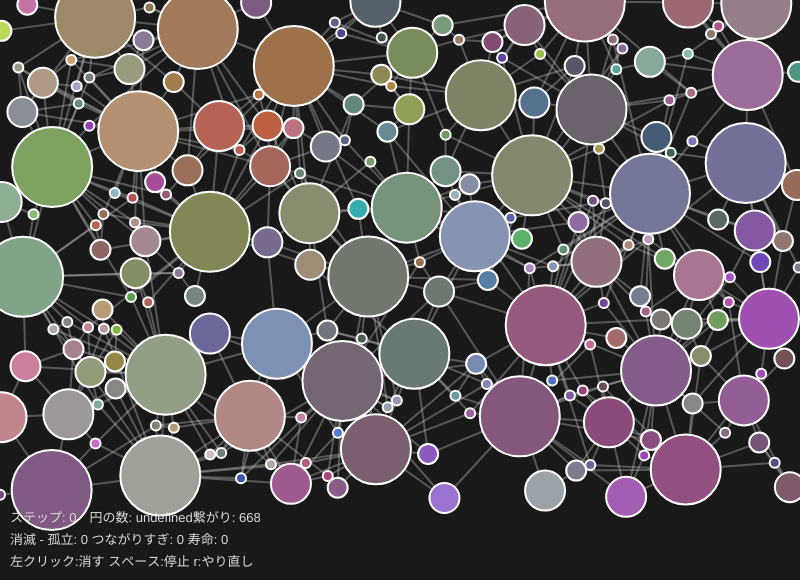
Frame 1 (no input)
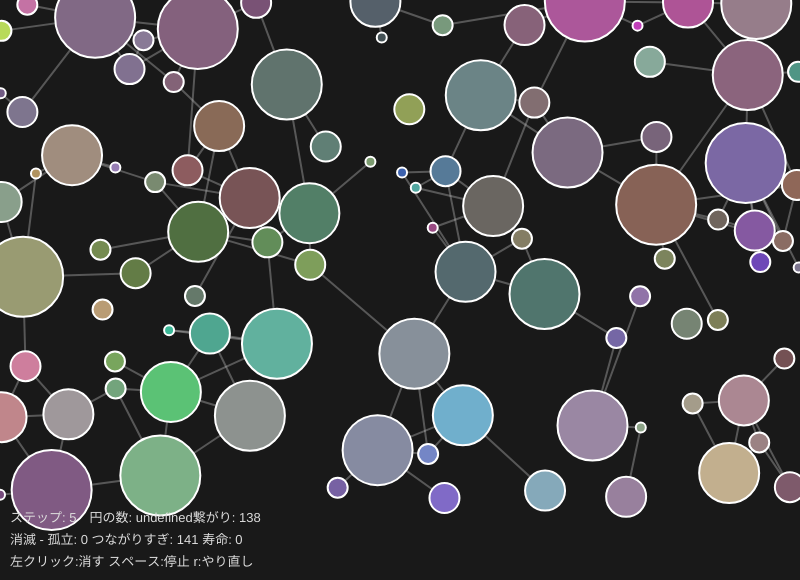
Frame 60 (no input)
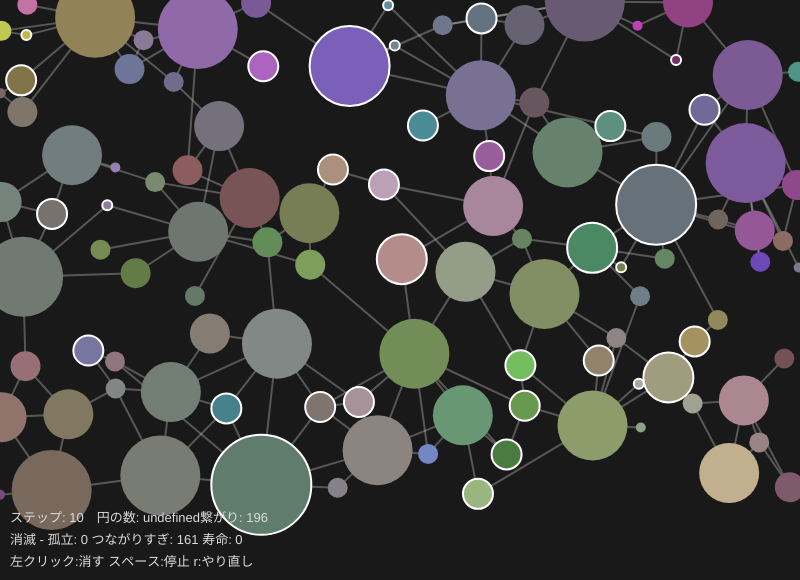
Frame 120 (the mouse pressed at the canvas centre since frame 60)

The p5.js sketch that drew these frames (run headless with seeded random() and noise() and a simulated clock; from frame 60 on, the mouse is pressed at the canvas centre):

// p5.js sketch
// ── sketch.js
const unit = 5;
const height = 500;
const baby = 5;
const maxCircles = 400;
 let circles;
let links;
let paused = false;
let stepCount;
let diedLonely;
let diedOverloaded;
let diedOld;

function setup(){
  createCanvas(800, height + 80);
  resetWorld();
}

function resetWorld(){
  circles =[];
  links = [];
  stepCount = 0;
  diedLonely = 0;
  diedOverloaded = 0;
  diedOld = 0;

  for(let i = 0; i < 50; i++){
    addCircleRandom();
  }
}

function addCircle(x,y,r){
  const c = {x: x, y: y, r: r, cr: 0, cg: 0, cb: 0, count: 0, age: 0, life: random(50,100), dead: false };
// cという円の中心座標、色、寿命などを規定する箱データでc.x,c.cbなどで呼び出して中身は後から決める

let sumR = 0;
let sumG = 0; 
let sumB = 0;
let n = 0;
const neighbors = [];

for(let i = 0; i < circles.length; i++){
  const o = circles[i];　
  const d = dist(c.x, c.y, o.x, o.y);
  // i番目の円の要素をoとおいてc.x同様に円の要素の具体値を考えられる。cは新たな円。oは既存の縁のどれか。dは円c,oの中心距離
  const rmax = max(c.r, o.r)
  const near = 2 * rmax * unit;
  const far = 3 * rmax * unit;
  const exfar = 4 * rmax * unit;

  if(d < near || (d < far && random(0,1) < 0.5) || (d < exfar && random(0,1) < 0.3)){
    links.push({a: c, b: o});
    sumR += o.cr;
    sumG += o.cg;
    sumB += o.cb;
    n++;
    neighbors.push(o);
  }
}

  const rndR = random(0,255);
  const rndG = random(0,255);
  const rndB = random(0,255);

  if(n === 0){
    c.cr = rndR;
    c.cg = rndG;
    c.cb = rndB;
  } else{
    c.cr = ((sumR / n) + rndR) / 2;
    c.cg = ((sumG / n) + rndG) / 2;
    c.cb = ((sumB / n) + rndB) / 2;
  }

for(let i = 0; i < neighbors.length; i++){
  const o = neighbors[i];
  o.cr = (o.cr + c.cr) / 2;
  o.cg = (o.cg + c.cg) / 2;
  o.cb = (o.cb + c.cb) / 2;
} 
  circles.push(c);
}

function isFree(x,y,r){
  for(let i = 0; i < circles.length; i++){
    const o = circles[i];
    if(dist(x, y, o.x, o.y) < (r + o.r) * unit){
      return false;
    }
  }
  return true;
}

function addCircleRandom(){
  const r = floor(random(1,11));
  for(let t = 0; t < 30; t++){
    const x = random(0, width);
    const y = random(0, height);
    if(isFree(x, y, r)){
      addCircle(x, y, r);
    }
  }
}

function draw(){
  background(25);

  if(!paused && frameCount % 12 === 0){
    // 毎秒60回の描画を5回の描画にして人間に合わせて1秒に5ステップにする
    stepWorld();
  }
  drawLinks();
  drawCircles();
  drawInfo();
}

function stepWorld(){
  stepCount++;

  for(let i = 0; i < circles.length; i++){
    circles[i].count = 0;
  }
  for(let i = 0; i < links.length; i++){
  links[i].a.count++;
  links[i].b.count++;
  }

  for(let i = 0; i < circles.length; i++){
    const c = circles[i];
    c.age++;
    const old = (c.age > c.life);
    const lonely = (c.age > baby && c.count < 0.5 * c.r);
    const overloaded = (c.count > 2 * c.r);
    if(old){
      c.dead = true;
      diedOld++;
    } else if(lonely){
      c.dead = true;
      diedLonely++;
    } else if(overloaded){
      c.dead = true;
      diedOverloaded++;
    }
  }

  removeDead();

  const n = random(0, 2);
  for(let k = 0; k < n; k++){
    if(circles.length < maxCircles){
      addCircleRandom();
    }
  }
}

function removeDead(){
  const aliveCircles = [];
  for(let i = 0; i < circles.length; i++){
    if(!circles[i].dead){
      aliveCircles.push(circles[i]);
    }
  }
  circles = aliveCircles;

  const aliveLinks = [];
  for(let i = 0; i < links.length; i++){
    const l = links[i];
    if(!l.a.dead && !l.b.dead){
      aliveLinks.push(l);
    }
  }
  links = aliveLinks;
}

function drawLinks(){
 stroke(200,90);
 strokeWeight(2);
 for(let i = 0; i < links.length; i++){
  const l = links[i];
  line(l.a.x, l.a.y, l.b.x, l.b.y);
 }
}

function drawCircles(){
  for(let i = 0; i < circles.length; i++){
    const c = circles[i];
    fill(c.cr, c.cg, c.cb);
    if(c.age <= baby){
      stroke(255);
      strokeWeight(2);
    } else{
      noStroke();
    }
    ellipse(c.x, c.y, c.r * unit * 2);
  }
}

function drawInfo(){
  push();
  noStroke();
  fill(220);
  textSize(13);
  const y0 = height + 22;
  text("ステップ: " + stepCount + "　円の数: " + circles.lemgth + "繋がり: " + links.length, 10, y0);
  text("消滅 - 孤立: " + diedOld + " つながりすぎ: " + diedOverloaded + " 寿命: " + diedOld, 10, y0 + 22);
  text("左クリック:消す スペース:停止 r:やり直し", 10, y0 + 44);
  if(paused){
    fill(255, 200, 0);
    text("停止中", 720, y0);
  }
  pop();
}

function mousePressed(){
  for(let i = 0; i < circles.length; i++){
    const c = circles[i];
    if(dist(mouseX, mouseY, c.x, c.y) < c.r * unit){
      c.dead = true;
      removeDead();
      return;
    }
  }
}

function keyPressed(){
  if(key === ' '){
    paused = !paused;
  }
  if(key === 'r'){
    resetWorld();
  }
  return false;
}
